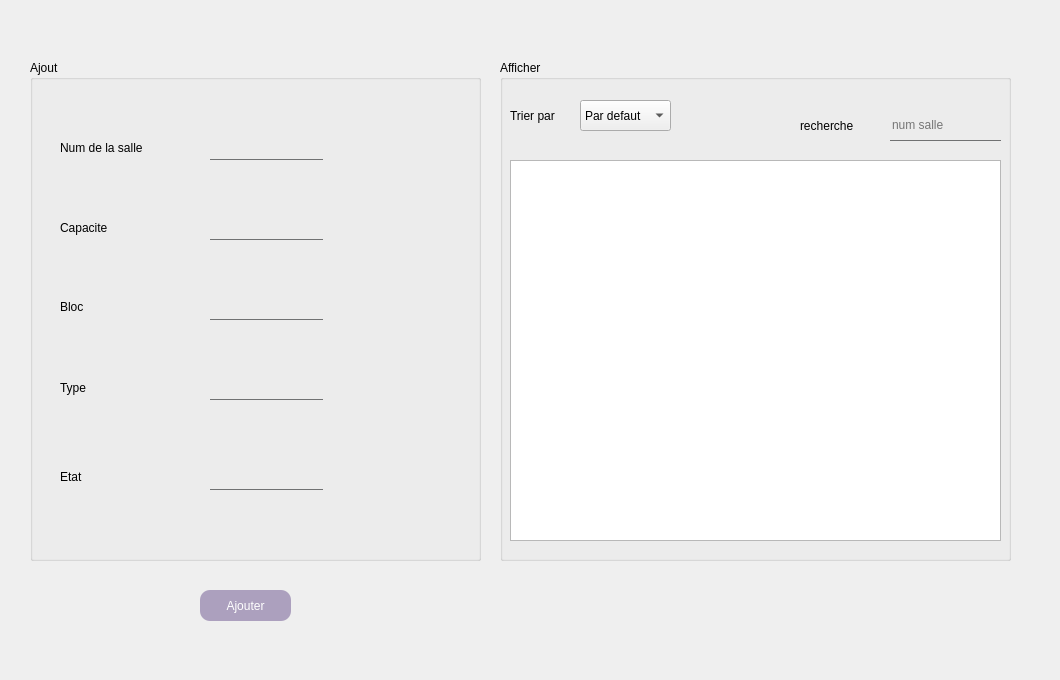
    <widget class="QWidget" name="tab_19">
     <attribute name="title">
      <string>Ajouter un Espace</string>
     </attribute>
     <widget class="QGroupBox" name="groupBox_10">
      <property name="geometry">
       <rect>
        <x>30</x>
        <y>60</y>
        <width>451</width>
        <height>501</height>
       </rect>
      </property>
      <property name="styleSheet">
       <string notr="true">font: 9pt 'Century Gothic';</string>
      </property>
      <property name="title">
       <string>Ajout</string>
      </property>
      <widget class="QLabel" name="label_45">
       <property name="geometry">
        <rect>
         <x>30</x>
         <y>160</y>
         <width>71</width>
         <height>16</height>
        </rect>
       </property>
       <property name="text">
        <string>Capacite</string>
       </property>
      </widget>
      <widget class="QLabel" name="label_46">
       <property name="geometry">
        <rect>
         <x>30</x>
         <y>320</y>
         <width>41</width>
         <height>16</height>
        </rect>
       </property>
       <property name="text">
        <string>Type</string>
       </property>
      </widget>
      <widget class="QLineEdit" name="le_bloc">
       <property name="geometry">
        <rect>
         <x>180</x>
         <y>240</y>
         <width>113</width>
         <height>20</height>
        </rect>
       </property>
       <property name="styleSheet">
        <string notr="true">border:none;
border-bottom:1px solid #707172;
background: transparent;</string>
       </property>
      </widget>
      <widget class="QLineEdit" name="le_capacite">
       <property name="geometry">
        <rect>
         <x>180</x>
         <y>160</y>
         <width>113</width>
         <height>20</height>
        </rect>
       </property>
       <property name="styleSheet">
        <string notr="true">border:none;
border-bottom:1px solid #707172;
background: transparent;</string>
       </property>
      </widget>
      <widget class="QLabel" name="label_48">
       <property name="geometry">
        <rect>
         <x>30</x>
         <y>240</y>
         <width>47</width>
         <height>13</height>
        </rect>
       </property>
       <property name="text">
        <string>Bloc</string>
       </property>
      </widget>
      <widget class="QLabel" name="label_49">
       <property name="geometry">
        <rect>
         <x>30</x>
         <y>80</y>
         <width>141</width>
         <height>16</height>
        </rect>
       </property>
       <property name="text">
        <string>Num de la salle</string>
       </property>
      </widget>
      <widget class="QLineEdit" name="le_type_3">
       <property name="geometry">
        <rect>
         <x>180</x>
         <y>320</y>
         <width>113</width>
         <height>20</height>
        </rect>
       </property>
       <property name="styleSheet">
        <string notr="true">border:none;
border-bottom:1px solid #707172;
background: transparent;</string>
       </property>
      </widget>
      <widget class="QLineEdit" name="le_numsalle">
       <property name="geometry">
        <rect>
         <x>180</x>
         <y>80</y>
         <width>113</width>
         <height>20</height>
        </rect>
       </property>
       <property name="styleSheet">
        <string notr="true">border:none;
border-bottom:1px solid #707172;
background: transparent;</string>
       </property>
      </widget>
      <widget class="QLabel" name="label_50">
       <property name="geometry">
        <rect>
         <x>30</x>
         <y>410</y>
         <width>47</width>
         <height>14</height>
        </rect>
       </property>
       <property name="text">
        <string>Etat</string>
       </property>
      </widget>
      <widget class="QLineEdit" name="le_etat">
       <property name="geometry">
        <rect>
         <x>180</x>
         <y>410</y>
         <width>113</width>
         <height>20</height>
        </rect>
       </property>
       <property name="styleSheet">
        <string notr="true">border:none;
border-bottom:1px solid #707172;
background: transparent;</string>
       </property>
      </widget>
      <zorder>le_type_3</zorder>
      <zorder>le_bloc</zorder>
      <zorder>le_capacite</zorder>
      <zorder>le_numsalle</zorder>
      <zorder>le_etat</zorder>
      <zorder>label_45</zorder>
      <zorder>label_46</zorder>
      <zorder>label_48</zorder>
      <zorder>label_49</zorder>
      <zorder>label_50</zorder>
     </widget>
     <widget class="QPushButton" name="pb_ajouter_3">
      <property name="geometry">
       <rect>
        <x>200</x>
        <y>590</y>
        <width>91</width>
        <height>31</height>
       </rect>
      </property>
      <property name="styleSheet">
       <string notr="true">#pb_ajouter_3{

border-radius:10px;


background-color: rgb(172, 160, 190);
color:white;
font: 9pt 'Century Gothic';
}
</string>
      </property>
      <property name="text">
       <string>Ajouter</string>
      </property>
     </widget>
     <widget class="QGroupBox" name="groupBox_20">
      <property name="geometry">
       <rect>
        <x>500</x>
        <y>60</y>
        <width>511</width>
        <height>501</height>
       </rect>
      </property>
      <property name="styleSheet">
       <string notr="true">font: 9pt 'Century Gothic';</string>
      </property>
      <property name="title">
       <string>Afficher</string>
      </property>
      <widget class="QTableView" name="tab_espace">
       <property name="geometry">
        <rect>
         <x>10</x>
         <y>100</y>
         <width>491</width>
         <height>381</height>
        </rect>
       </property>
      </widget>
      <widget class="QLineEdit" name="lineEdit_rechercher_2">
       <property name="geometry">
        <rect>
         <x>390</x>
         <y>50</y>
         <width>111</width>
         <height>31</height>
        </rect>
       </property>
       <property name="styleSheet">
        <string notr="true">border:none;
border-bottom:1px solid #707172;
background: transparent;</string>
       </property>
       <property name="placeholderText">
        <string>num salle</string>
       </property>
      </widget>
      <widget class="QLabel" name="label_44">
       <property name="geometry">
        <rect>
         <x>300</x>
         <y>50</y>
         <width>111</width>
         <height>31</height>
        </rect>
       </property>
       <property name="text">
        <string>recherche</string>
       </property>
      </widget>
      <widget class="QComboBox" name="comboBox_2">
       <property name="geometry">
        <rect>
         <x>80</x>
         <y>40</y>
         <width>91</width>
         <height>31</height>
        </rect>
       </property>
       <item>
        <property name="text">
         <string>Par defaut</string>
        </property>
       </item>
      </widget>
      <widget class="QLabel" name="label_47">
       <property name="geometry">
        <rect>
         <x>10</x>
         <y>40</y>
         <width>71</width>
         <height>31</height>
        </rect>
       </property>
       <property name="text">
        <string>Trier par</string>
       </property>
      </widget>
     </widget>
     <widget class="QLabel" name="label_background4_2">
      <property name="geometry">
       <rect>
        <x>0</x>
        <y>-10</y>
        <width>1051</width>
        <height>671</height>
       </rect>
      </property>
      <property name="text">
       <string/>
      </property>
     </widget>
     <zorder>label_background4_2</zorder>
     <zorder>pb_ajouter_3</zorder>
     <zorder>groupBox_10</zorder>
     <zorder>groupBox_20</zorder>
    </widget>
